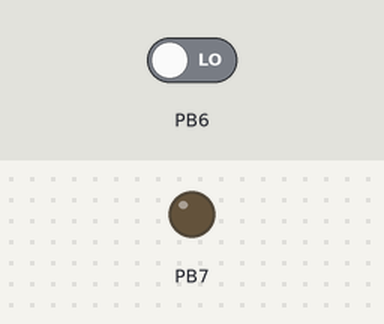
The program below on a simulated ATmega2560, built with avr-gcc and emulated at 16 MHz (the files do not name the chip). Parts: output pins drawn as LEDs (lit = HIGH). The test bench sets the inputs (shaded band); at power-on: PB6 LOW.

Above: at 1.2 s.
1.3 s: PB6 driven HIGH
At 2.5 s:
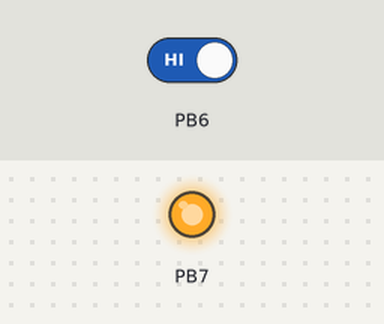
2.8 s: PB6 driven LOW
At 3.8 s:
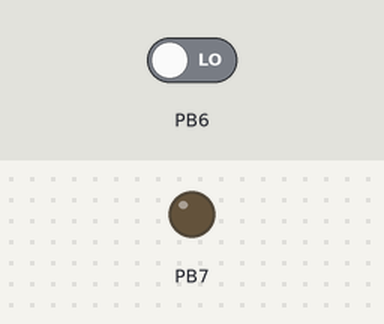
Timing chart, 0 to 5.8 s (numbered marks = the images above; inputs shaded):
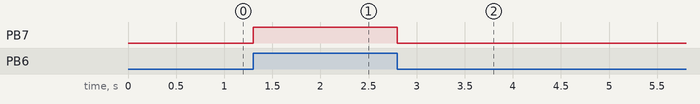

The program:

main.cpp
```cpp
#include <avr/io.h>
#include <util/delay.h>

int main(){
	DDRB |= (1<<7);

	while(true) {
		if(PINB & (1<<6)) {
			PORTB |= (1<<7);
		} else {
			PORTB &= ~(1<<7);
		}
	}
	return 1;
}
```

Measured:
- after the input at 1.3 s, PB7: LOW → HIGH at once
- after the input at 2.8 s, PB7: HIGH → LOW at once
